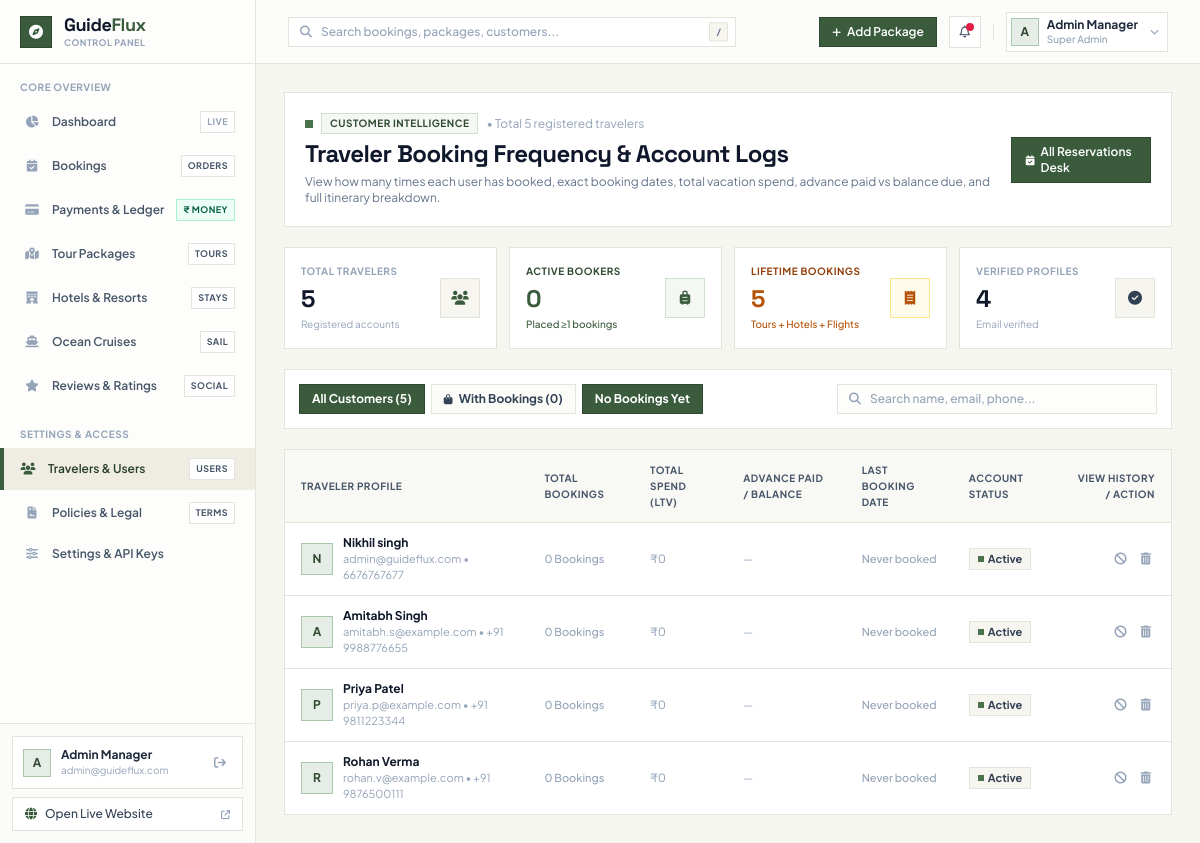
/admin/users.php?has_bookings=0 (signed in), run on an earlier commit of the app's database.
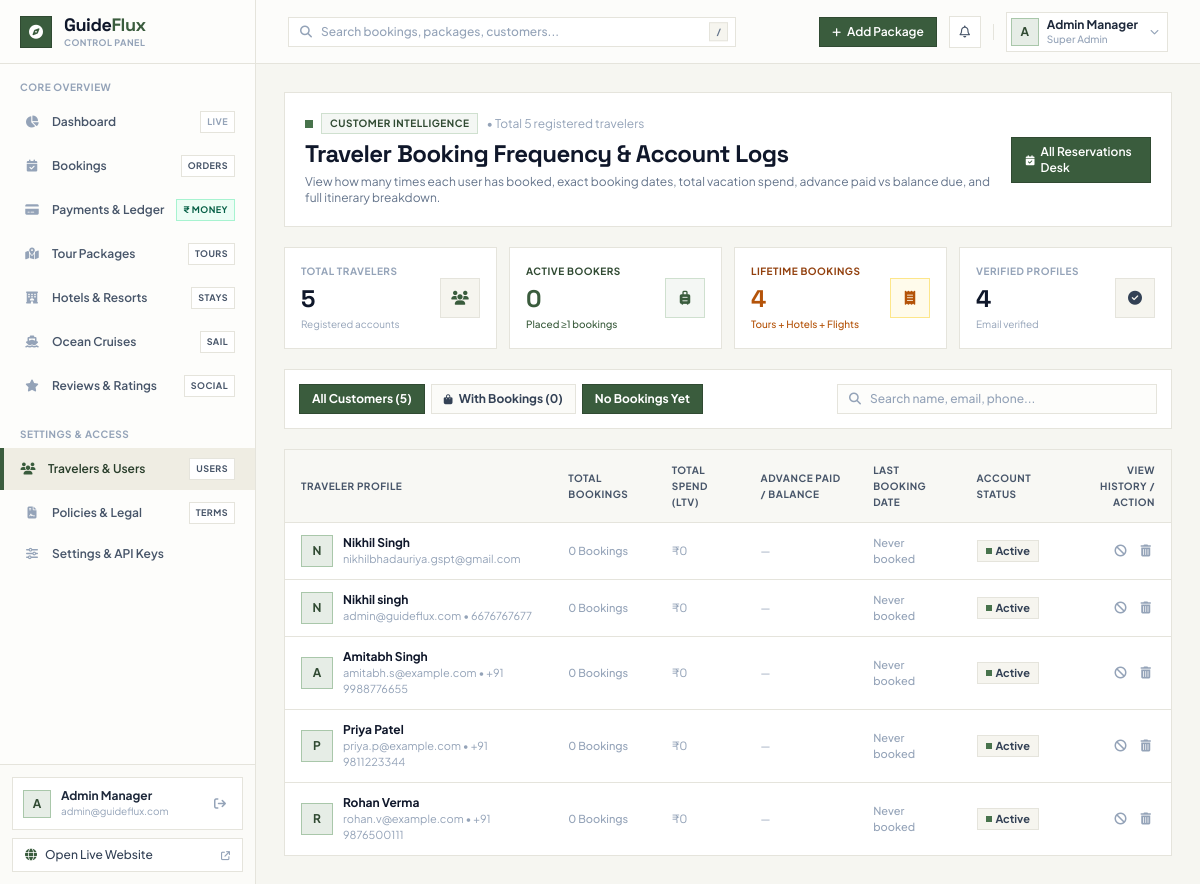
And on a later commit of the database.
### tables this page shows
CREATE TABLE `users` (
  `id` int(11) NOT NULL AUTO_INCREMENT,
  `name` varchar(100) NOT NULL,
  `email` varchar(150) NOT NULL,
  `phone` varchar(30) DEFAULT NULL,
  `password` varchar(255) DEFAULT NULL,
  `avatar` varchar(255) DEFAULT NULL,
  `oauth_provider` varchar(50) DEFAULT 'email',
  `oauth_uid` varchar(255) DEFAULT NULL,
  `is_verified` tinyint(1) DEFAULT 0,
  `otp_code` varchar(10) DEFAULT NULL,
  `otp_expires_at` datetime DEFAULT NULL,
  `status` enum('active','blocked') DEFAULT 'active',
  `created_at` timestamp NULL DEFAULT current_timestamp(),
  `last_login` datetime DEFAULT NULL,
  PRIMARY KEY (`id`),
  UNIQUE KEY `email` (`email`)
);

### includes/notifications.php (called while the page is built, shortened)
<?php
function ensureNotificationsTable($pdo = null) {
    try {
        return true;
    } catch (Exception $e) {
        return false;
    }
}
function getAdminNotifications($limit = 15, $sinceId = 0) {
    $pdo = getDBConnection();
    try {
        $unreadCount = (int)$pdo->query("SELECT COUNT(*) FROM `notifications` WHERE `is_read` = 0")->fetchColumn();
        if ($sinceId > 0) {
            $stmt = $pdo->prepare("SELECT * FROM `notifications` WHERE `id` > ? ORDER BY `id` DESC LIMIT ?");
            $stmt->bindValue(1, (int)$sinceId, PDO::PARAM_INT);
            $stmt->bindValue(2, (int)$limit, PDO::PARAM_INT);
            $stmt->execute();
            $items = $stmt->fetchAll();
        } else {
            $stmt = $pdo->prepare("SELECT * FROM `notifications` ORDER BY `id` DESC LIMIT ?");
            $stmt->bindValue(1, (int)$limit, PDO::PARAM_INT);
            $stmt->execute();
            $items = $stmt->fetchAll();
        }
        return [
            'unread_count' => $unreadCount,
            'items' => $items
        ];
    } catch (Exception $e) {
        return ['unread_count' => 0, 'items' => []];
    }
}

### admin/users.php (the view, shortened to what the changed rows need)
<?php
$pdo = getDBConnection();
$users = [];
$totalLifetimeBookings = 0;
if ($pdo) {
    try {
        $totalLifetimeBookings = (int)$pdo->query("SELECT COUNT(*) FROM `bookings`")->fetchColumn();
        $filterBooking = isset($_GET['has_bookings']) ? trim($_GET['has_bookings']) : '';
        $sql = "
            SELECT
                u.*,
                COUNT(b.id) AS total_bookings,
                COALESCE(SUM(b.amount), 0) AS total_spent,
                COALESCE(SUM(b.advance_amount), 0) AS total_advance_paid,
                COALESCE(SUM(b.balance_amount), 0) AS total_balance_due,
                MAX(b.created_at) AS last_booking_date
            FROM `users` u
            LEFT JOIN `bookings` b ON (b.user_id = u.id OR b.customer_email = u.email)
            WHERE 1=1
        ";
        $params = [];
        $sql .= " GROUP BY u.id";
        if ($filterBooking === '1') {
            $sql .= " HAVING total_bookings > 0";
        } elseif ($filterBooking === '0') {
            $sql .= " HAVING total_bookings = 0";
        }
        $sql .= " ORDER BY total_bookings DESC, u.id DESC";
        $stmt = $pdo->prepare($sql);
        $stmt->execute($params);
        $users = $stmt->fetchAll();
    } catch (Exception $e) {
        $users = [];
    }
}
include 'components/head.php';
?>
<div class="min-h-screen flex bg-cream-100/70 antialiased selection:bg-sage-600 selection:text-white">
    <div class="flex-1 lg:pl-64 xl:pl-68 flex flex-col min-w-0 transition-all">
        <?php include 'components/header.php'; ?>
        <main class="flex-1 p-4 sm:p-6 lg:p-7 w-full space-y-5">
            <div class="bg-white border border-[#e5e4dc] p-4 sm:p-5 flex flex-col md:flex-row md:items-center justify-between gap-4">
                <div class="space-y-1">
                    <h1 class="text-xl sm:text-2xl font-bold font-space text-slate-900 tracking-tight">
                        Traveler Booking Frequency &amp; Account Logs
                    </h1>
                </div>
            </div>
            <div class="grid grid-cols-1 sm:grid-cols-4 gap-3">
                <div class="bg-white p-4 border border-[#e5e4dc] flex items-center justify-between">
                    <div>
                        <div class="text-[10px] font-bold uppercase tracking-wider text-amber-800">Lifetime Bookings</div>
                        <div class="text-2xl font-extrabold font-space text-amber-700 mt-1"><?php echo number_format($totalLifetimeBookings); ?></div>
                        <div class="text-[10px] text-amber-700 mt-0.5 font-medium">Tours + Hotels + Flights</div>
                    </div>
                </div>
            </div>
            <div class="bg-white border border-[#e5e4dc] overflow-hidden">
                <div class="overflow-x-auto">
                    <table class="w-full text-left text-xs border-collapse">
                        <thead>
                            <tr class="bg-cream-100/70 border-b border-[#e5e4dc] text-slate-600 font-bold uppercase tracking-wider text-[10px]">
                                <th class="py-3 px-4">Traveler Profile</th>
                                <th class="py-3 px-4">Total Bookings</th>
                                <th class="py-3 px-4">Total Spend (LTV)</th>
                                <th class="py-3 px-4">Advance Paid / Balance</th>
                                <th class="py-3 px-4">Last Booking Date</th>
                                <th class="py-3 px-4">Account Status</th>
                                <th class="py-3 px-4 text-right">View History / Action</th>
                            </tr>
                        </thead>
                        <tbody class="divide-y divide-[#e5e4dc]">
                            <?php if (!empty($users)): ?>
                                <?php foreach ($users as $u): ?>
                                    <?php
                                    $bCount = (int)$u['total_bookings'];
                                    $uSpent = (float)$u['total_spent'];
                                    $uAdv = (float)$u['total_advance_paid'];
                                    $uBal = (float)$u['total_balance_due'];
                                    $lastDate = !empty($u['last_booking_date']) ? date('M d, Y', strtotime($u['last_booking_date'])) : null;
                                    $ust = strtolower($u['status'] ?? 'active');
                                    $myBookings = [];
                                    $bookingsJson = htmlspecialchars(json_encode($myBookings), ENT_QUOTES, 'UTF-8');
                                    ?>
                                    <tr class="hover:bg-cream-50/80 transition-colors">
                                        <td class="py-3 px-4">
                                            <div class="flex items-center gap-2.5">
                                                <div class="w-8 h-8 bg-sage-100 text-sage-800 font-bold text-xs flex items-center justify-center border border-sage-300 shrink-0">
                                                    <?php echo strtoupper(substr($u['name'] ?? 'U', 0, 1)); ?>
                                                </div>
                                                <div>
                                                    <div class="font-bold text-slate-900 flex items-center gap-1.5">
                                                        <span><?php echo htmlspecialchars($u['name'] ?? 'User'); ?></span>
                                                    </div>
                                                    <div class="text-[11px] text-slate-400">
                                                        <?php echo htmlspecialchars($u['email']); ?>
                                                        <?php echo !empty($u['phone']) ? ' • ' . htmlspecialchars($u['phone']) : ''; ?>
                                                    </div>
                                                </div>
                                            </div>
                                        </td>
                                        <td class="py-3 px-4">
                                            <?php if ($bCount > 0): ?>
                                                <button type="button"
                                                        onclick="openUserBookingsModal(<?php echo htmlspecialchars(json_encode($u['name'])); ?>, <?php echo htmlspecialchars(json_encode($u['email'])); ?>, <?php echo htmlspecialchars(json_encode($u['phone'])); ?>, <?php echo $bookingsJson; ?>)"
                                                        class="inline-flex items-center gap-1.5 px-2.5 py-1 text-xs font-extrabold bg-sage-50 text-sage-800 border border-sage-300 hover:bg-sage-100 transition-colors cursor-pointer">
                                                    <i class="fa-solid fa-receipt text-[10px] text-sage-700"></i>
                                                    <span><?php echo $bCount; ?> Booking<?php echo $bCount > 1 ? 's' : ''; ?></span>
                                                </button>
                                            <?php else: ?>
                                                <span class="text-slate-400 font-medium text-[11px]">0 Bookings</span>
                                            <?php endif; ?>
                                        </td>
                                        <td class="py-3 px-4 font-bold text-slate-900 font-space text-xs">
                                            <?php if ($uSpent > 0): ?>
                                                ₹<?php echo number_format($uSpent); ?>
                                            <?php else: ?>
                                                <span class="text-slate-400 font-normal">₹0</span>
                                            <?php endif; ?>
                                        </td>
                                        <td class="py-3 px-4 text-xs">
                                            <?php if ($bCount > 0): ?>
                                                <div class="text-emerald-700 font-bold">Paid: ₹<?php echo number_format($uAdv); ?></div>
                                                <?php if ($uBal > 0): ?>
                                                    <div class="text-amber-700 text-[11px] font-semibold">Due: ₹<?php echo number_format($uBal); ?></div>
                                                <?php endif; ?>
                                            <?php else: ?>
                                                <span class="text-slate-400 text-[11px]">—</span>
                                            <?php endif; ?>
                                        </td>
                                        <td class="py-3 px-4 text-xs text-slate-600 font-medium">
                                            <?php if ($lastDate): ?>
                                                <span class="text-slate-800"><?php echo $lastDate; ?></span>
                                            <?php else: ?>
                                                <span class="text-slate-400 text-[11px]">Never booked</span>
                                            <?php endif; ?>
                                        </td>
                                        <td class="py-3 px-4">
                                            <?php
                                            $stClass = ($ust === 'blocked') ? 'bg-rose-50 text-rose-900 border-rose-300' : 'bg-cream-100 text-slate-700 border-[#e5e4dc]';
                                            ?>
                                            <span class="inline-flex items-center gap-1 px-2 py-0.5 text-[11px] font-bold border <?php echo $stClass; ?>">
                                                <span class="w-1.5 h-1.5 <?php echo ($ust === 'blocked') ? 'bg-rose-600' : 'bg-sage-600'; ?>"></span>
                                                <?php echo ucfirst($ust); ?>
                                            </span>
                                        </td>
                                        <td class="py-3 px-4 text-right">
                                            <div class="inline-flex items-center gap-1.5">
                                                <?php if ($ust === 'blocked'): ?>
                                                    <a href="users.php?action=activate&user_id=<?php echo $u['id']; ?>" class="px-2 py-1 bg-sage-700 hover:bg-sage-800 text-white font-bold text-[11px] border border-sage-800 transition-colors">
                                                        Unblock
                                                    </a>
                                                <?php else: ?>
                                                    <a href="users.php?action=block&user_id=<?php echo $u['id']; ?>" onclick="return confirm('Block this customer account?');" class="p-1 text-slate-400 hover:text-amber-700 transition-colors" title="Block User">
                                                        <i class="fa-solid fa-ban text-xs"></i>
                                                    </a>
                                                <?php endif; ?>
                                                <a href="users.php?action=delete&user_id=<?php echo $u['id']; ?>" onclick="return confirm('Delete customer account permanently?');" class="p-1 text-slate-400 hover:text-rose-600 transition-colors" title="Delete User">
                                                    <i class="fa-solid fa-trash-can text-xs"></i>
                                                </a>
                                            </div>
                                        </td>
                                    </tr>
                                <?php endforeach; ?>
                            <?php endif; ?>
                        </tbody>
                    </table>
                </div>
            </div>
        </main>
    </div>
</div>
<?php include 'components/footer.php'; ?>

### admin/components/header.php (shortened to what the changed rows need)
<header class="sticky top-0 z-30 h-16 bg-[#fdfdfb]/95 backdrop-blur-xs border-b border-[#e5e4dc] px-4 sm:px-6 lg:px-8 flex items-center justify-between gap-3 sm:gap-4 shrink-0">
    <div class="flex items-center gap-2 sm:gap-3 shrink-0">
        <?php
        require_once __DIR__ . '/../../includes/notifications.php';
        $headerNotifData = getAdminNotifications(10);
        $headerUnreadCount = $headerNotifData['unread_count'];
        ?>
        <div class="relative">
            <button id="notif-btn" onclick="toggleDropdown('notif-menu')" aria-label="Notifications" class="relative w-8 h-8 rounded-none border border-[#e5e4dc] bg-white flex items-center justify-center text-slate-600 hover:text-slate-900 hover:bg-cream-100 transition-colors">
                <i class="fa-regular fa-bell text-xs"></i>
                <span id="notif-badge-dot" class="<?php echo $headerUnreadCount > 0 ? '' : 'hidden'; ?> absolute top-1.5 right-1.5 w-2 h-2 bg-rose-600 rounded-full animate-pulse"></span>
            </button>
        </div>
    </div>
</header>

What changed in the data, as far as the page shows it:
now on this page (row edited): users: name "N", name "Nikhil Singh", email "nikhilbhadauriya.gspt@gmail.com", status "Active"
Also different on the page:
$totalLifetimeBookings: "5" → "4"
